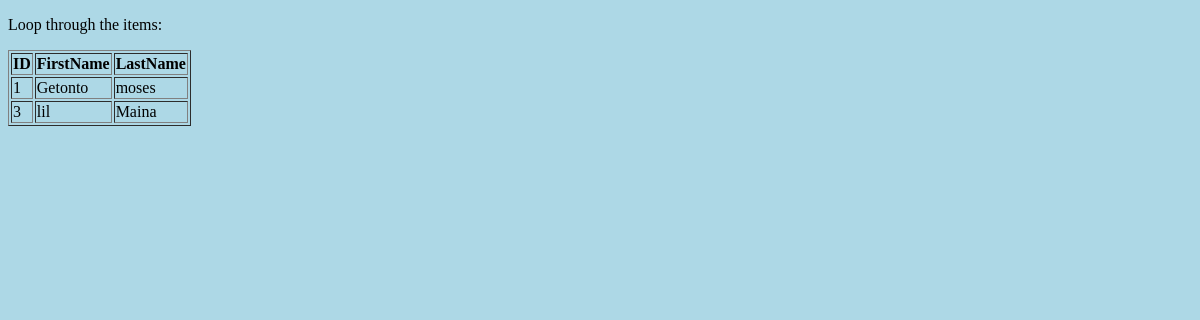
Before: /testing/ with the older database file.
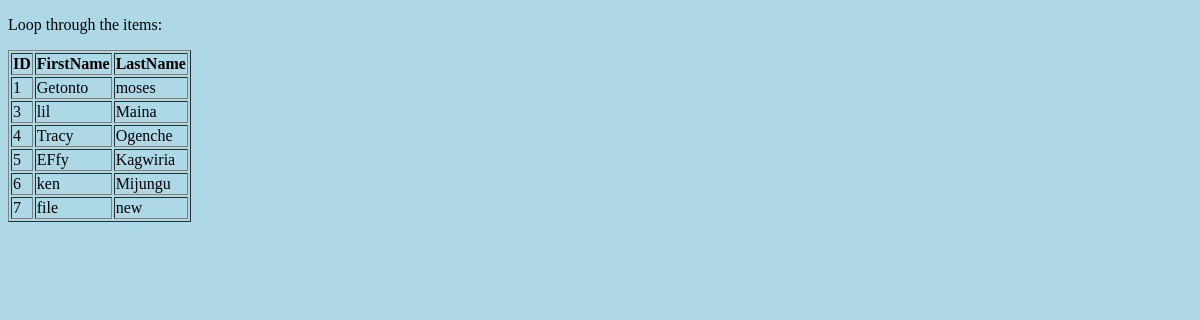
After: the same page with the newer database file.
### mySelf/models.py (models this page shows)
class MySelf(models.Model):
    firstName = models.CharField(max_length=255)
    lastName = models.CharField(max_length=255)
    nickName=models.CharField(max_length=255,null=True)
    admNo=models.IntegerField(null=True)
    age=models.IntegerField(null=True)
    '''def __str__(self):
        return f"{self.firstName} {self.lastName}"'''

### mySelf/views.py (the view)
# urls.py: path('testing/', views.testing, name='testing'),
def testing(request):
  mydata=MySelf.objects.values()
  template = loader.get_template('template.html')
  context = {
    'Members': mydata,
  }
  return HttpResponse(template.render(context, request))

### mySelf/templates/template.html
{% load static %}
<!DOCTYPE html>
<html>
  <link rel="stylesheet" href="{% static 'styles.css' %}">
<body>
<p>Loop through the items:</p>
<table border='1'>
  <tr>
    <th>ID</th>
    <th>FirstName</th>
    <th>LastName</th>
  </tr>
  {%for x in Members %}
    <tr>
      <td>{{ x.id }}</td>
      <td>{{ x.firstName }}</td>
      <td>{{ x.lastName }}</td>
    </tr>
  {% endfor %}
</table>
</body>
</html>

Changed rows visible on the page:
added MySelf: id "4", firstName "Tracy", lastName "Ogenche"
added MySelf: id "5", firstName "EFfy", lastName "Kagwiria"
added MySelf: id "6", firstName "ken", lastName "Mijungu"
added MySelf: id "7", firstName "file", lastName "new"
